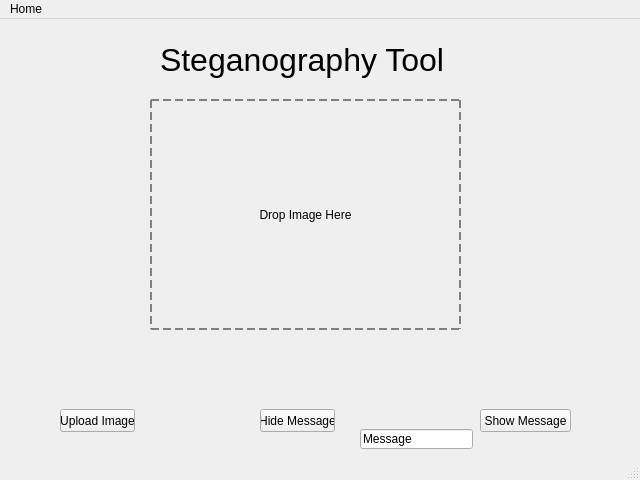
<?xml version="1.0" encoding="UTF-8"?>
<ui version="4.0">
 <class>MainWindow</class>
 <widget class="QMainWindow" name="MainWindow">
  <property name="geometry">
   <rect>
    <x>0</x>
    <y>0</y>
    <width>640</width>
    <height>480</height>
   </rect>
  </property>
  <property name="windowTitle">
   <string>MainWindow</string>
  </property>
  <widget class="QWidget" name="centralwidget">
   <widget class="QPushButton" name="pushButton">
    <property name="geometry">
     <rect>
      <x>60</x>
      <y>390</y>
      <width>75</width>
      <height>23</height>
     </rect>
    </property>
    <property name="text">
     <string>Upload Image</string>
    </property>
   </widget>
   <widget class="QPushButton" name="pushButton_2">
    <property name="geometry">
     <rect>
      <x>260</x>
      <y>390</y>
      <width>75</width>
      <height>23</height>
     </rect>
    </property>
    <property name="text">
     <string>Hide Message</string>
    </property>
   </widget>
   <widget class="QLineEdit" name="lineEdit">
    <property name="geometry">
     <rect>
      <x>360</x>
      <y>410</y>
      <width>113</width>
      <height>20</height>
     </rect>
    </property>
    <property name="text">
     <string>Message</string>
    </property>
   </widget>
   <widget class="QPushButton" name="pushButton_3">
    <property name="geometry">
     <rect>
      <x>480</x>
      <y>390</y>
      <width>91</width>
      <height>23</height>
     </rect>
    </property>
    <property name="text">
     <string>Show Message</string>
    </property>
   </widget>
   <widget class="QLabel" name="label">
    <property name="geometry">
     <rect>
      <x>160</x>
      <y>10</y>
      <width>341</width>
      <height>61</height>
     </rect>
    </property>
    <property name="font">
     <font>
      <pointsize>24</pointsize>
     </font>
    </property>
    <property name="text">
     <string>Steganography Tool</string>
    </property>
   </widget>
   <widget class="QLabel" name="Image_Drop">
    <property name="geometry">
     <rect>
      <x>150</x>
      <y>80</y>
      <width>311</width>
      <height>231</height>
     </rect>
    </property>
    <property name="styleSheet">
     <string notr="true">border: 2px dashed grey</string>
    </property>
    <property name="text">
     <string>Drop Image Here</string>
    </property>
    <property name="alignment">
     <set>Qt::AlignCenter</set>
    </property>
   </widget>
  </widget>
  <widget class="QMenuBar" name="menubar">
   <property name="geometry">
    <rect>
     <x>0</x>
     <y>0</y>
     <width>640</width>
     <height>21</height>
    </rect>
   </property>
   <widget class="QMenu" name="menuHome">
    <property name="title">
     <string>Home</string>
    </property>
   </widget>
   <addaction name="menuHome"/>
  </widget>
  <widget class="QStatusBar" name="statusbar"/>
 </widget>
 <resources/>
 <connections/>
</ui>
